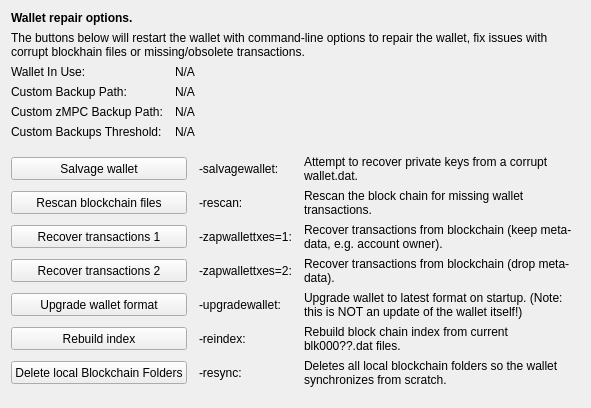
     <widget class="QWidget" name="tab_repair">
      <attribute name="title">
       <string>&amp;Wallet Repair</string>
      </attribute>
      <layout class="QGridLayout" name="gridLayout_4" columnstretch="0,0,0,0">
       <property name="horizontalSpacing">
        <number>12</number>
       </property>
       <item row="0" column="0" colspan="4">
        <widget class="QLabel" name="label_repair_header">
         <property name="font">
          <font>
           <weight>75</weight>
           <bold>true</bold>
          </font>
         </property>
         <property name="text">
          <string>Wallet repair options.</string>
         </property>
        </widget>
       </item>
       <item row="1" column="0" colspan="4">
        <widget class="QLabel" name="label_repair_helptext">
         <property name="font">
          <font>
           <weight>50</weight>
           <bold>false</bold>
          </font>
         </property>
         <property name="text">
          <string>The buttons below will restart the wallet with command-line options to repair the wallet, fix issues with corrupt blockhain files or missing/obsolete transactions.</string>
         </property>
         <property name="wordWrap">
          <bool>true</bool>
         </property>
        </widget>
       </item>
       <item row="2" column="0">
        <widget class="QLabel" name="wallet_path_label">
         <property name="text">
          <string>Wallet In Use:</string>
         </property>
        </widget>
       </item>
       <item row="2" column="1" colspan="3">
        <widget class="QLabel" name="wallet_path">
         <property name="cursor">
          <cursorShape>IBeamCursor</cursorShape>
         </property>
         <property name="text">
          <string>N/A</string>
         </property>
         <property name="textFormat">
          <enum>Qt::PlainText</enum>
         </property>
         <property name="textInteractionFlags">
          <set>Qt::LinksAccessibleByMouse|Qt::TextSelectableByKeyboard|Qt::TextSelectableByMouse</set>
         </property>
        </widget>
       </item>
       <item row="3" column="0">
        <widget class="QLabel" name="wallet_custombackuppath_label">
         <property name="text">
          <string>Custom Backup Path:</string>
         </property>
         <property name="visible">
          <bool>false</bool>
         </property>
        </widget>
       </item>
       <item row="3" column="1" colspan="3">
        <widget class="QLabel" name="wallet_custombackuppath">
         <property name="cursor">
          <cursorShape>IBeamCursor</cursorShape>
         </property>
         <property name="text">
          <string>N/A</string>
         </property>
         <property name="textFormat">
          <enum>Qt::PlainText</enum>
         </property>
         <property name="textInteractionFlags">
          <set>Qt::LinksAccessibleByMouse|Qt::TextSelectableByKeyboard|Qt::TextSelectableByMouse</set>
         </property>
         <property name="visible">
          <bool>false</bool>
         </property>
        </widget>
       </item>
       <item row="4" column="0">
        <widget class="QLabel" name="wallet_customzmpcbackuppath_label">
         <property name="text">
          <string>Custom zMPC Backup Path:</string>
         </property>
         <property name="visible">
          <bool>false</bool>
         </property>
        </widget>
       </item>
       <item row="4" column="1" colspan="3">
        <widget class="QLabel" name="wallet_customzmpcbackuppath">
         <property name="cursor">
          <cursorShape>IBeamCursor</cursorShape>
         </property>
         <property name="text">
          <string>N/A</string>
         </property>
         <property name="textFormat">
          <enum>Qt::PlainText</enum>
         </property>
         <property name="textInteractionFlags">
          <set>Qt::LinksAccessibleByMouse|Qt::TextSelectableByKeyboard|Qt::TextSelectableByMouse</set>
         </property>
         <property name="visible">
          <bool>false</bool>
         </property>
        </widget>
       </item>
       <item row="5" column="0">
        <widget class="QLabel" name="wallet_custombackupthreshold_label">
         <property name="text">
          <string>Custom Backups Threshold:</string>
         </property>
         <property name="visible">
          <bool>false</bool>
         </property>
        </widget>
       </item>
       <item row="5" column="1" colspan="3">
        <widget class="QLabel" name="wallet_custombackupthreshold">
         <property name="cursor">
          <cursorShape>IBeamCursor</cursorShape>
         </property>
         <property name="text">
          <string>N/A</string>
         </property>
         <property name="textFormat">
          <enum>Qt::PlainText</enum>
         </property>
         <property name="textInteractionFlags">
          <set>Qt::LinksAccessibleByMouse|Qt::TextSelectableByKeyboard|Qt::TextSelectableByMouse</set>
         </property>
         <property name="visible">
          <bool>false</bool>
         </property>
        </widget>
       </item>
       <item row="6" column="0">
        <spacer name="verticalSpacer_repair1">
         <property name="orientation">
          <enum>Qt::Vertical</enum>
         </property>
         <property name="sizeHint" stdset="0">
          <size>
           <width>10</width>
           <height>10</height>
          </size>
         </property>
        </spacer>
       </item>
       <item row="7" column="0" colspan="2">
        <widget class="QPushButton" name="btn_salvagewallet">
         <property name="minimumSize">
          <size>
           <width>100</width>
           <height>23</height>
          </size>
         </property>
         <property name="text">
          <string>Salvage wallet</string>
         </property>
        </widget>
       </item>
       <item row="7" column="2">
        <widget class="QLabel" name="label_repair_salvage_command">
         <property name="text">
          <string notr="true">-salvagewallet:</string>
         </property>
        </widget>
       </item>
       <item row="7" column="3">
        <widget class="QLabel" name="label_repair_salvage">
         <property name="text">
          <string>Attempt to recover private keys from a corrupt wallet.dat.</string>
         </property>
         <property name="wordWrap">
          <bool>true</bool>
         </property>
        </widget>
       </item>
       <item row="8" column="0" colspan="2">
        <widget class="QPushButton" name="btn_rescan">
         <property name="minimumSize">
          <size>
           <width>100</width>
           <height>23</height>
          </size>
         </property>
         <property name="text">
          <string>Rescan blockchain files</string>
         </property>
        </widget>
       </item>
       <item row="8" column="2">
        <widget class="QLabel" name="label_repair_rescan_command">
         <property name="text">
          <string notr="true">-rescan:</string>
         </property>
        </widget>
       </item>
       <item row="8" column="3">
        <widget class="QLabel" name="label_repair_rescan">
         <property name="text">
          <string>Rescan the block chain for missing wallet transactions.</string>
         </property>
         <property name="wordWrap">
          <bool>true</bool>
         </property>
        </widget>
       </item>
       <item row="9" column="0" colspan="2">
        <widget class="QPushButton" name="btn_zapwallettxes1">
         <property name="minimumSize">
          <size>
           <width>100</width>
           <height>23</height>
          </size>
         </property>
         <property name="text">
          <string>Recover transactions 1</string>
         </property>
        </widget>
       </item>
       <item row="9" column="2">
        <widget class="QLabel" name="label_repair_zap1_command">
         <property name="text">
          <string notr="true">-zapwallettxes=1:</string>
         </property>
        </widget>
       </item>
       <item row="9" column="3">
        <widget class="QLabel" name="label_repair_zap1">
         <property name="text">
          <string>Recover transactions from blockchain (keep meta-data, e.g. account owner).</string>
         </property>
         <property name="wordWrap">
          <bool>true</bool>
         </property>
        </widget>
       </item>
       <item row="10" column="0" colspan="2">
        <widget class="QPushButton" name="btn_zapwallettxes2">
         <property name="minimumSize">
          <size>
           <width>100</width>
           <height>23</height>
          </size>
         </property>
         <property name="text">
          <string>Recover transactions 2</string>
         </property>
        </widget>
       </item>
       <item row="10" column="2">
        <widget class="QLabel" name="label_repair_zap2_command">
         <property name="text">
          <string notr="true">-zapwallettxes=2:</string>
         </property>
        </widget>
       </item>
       <item row="10" column="3">
        <widget class="QLabel" name="label_repair_zap2">
         <property name="text">
          <string>Recover transactions from blockchain (drop meta-data).</string>
         </property>
         <property name="wordWrap">
          <bool>true</bool>
         </property>
        </widget>
       </item>
       <item row="11" column="0" colspan="2">
        <widget class="QPushButton" name="btn_upgradewallet">
         <property name="minimumSize">
          <size>
           <width>100</width>
           <height>23</height>
          </size>
         </property>
         <property name="text">
          <string>Upgrade wallet format</string>
         </property>
        </widget>
       </item>
       <item row="11" column="2">
        <widget class="QLabel" name="label_repair_upgrade_command">
         <property name="text">
          <string notr="true">-upgradewallet:</string>
         </property>
        </widget>
       </item>
       <item row="11" column="3">
        <widget class="QLabel" name="label_repair_upgrade">
         <property name="text">
          <string>Upgrade wallet to latest format on startup. (Note: this is NOT an update of the wallet itself!)</string>
         </property>
         <property name="wordWrap">
          <bool>true</bool>
         </property>
        </widget>
       </item>
       <item row="12" column="0" colspan="2">
        <widget class="QPushButton" name="btn_reindex">
         <property name="minimumSize">
          <size>
           <width>100</width>
           <height>23</height>
          </size>
         </property>
         <property name="text">
          <string>Rebuild index</string>
         </property>
        </widget>
       </item>
       <item row="12" column="2">
        <widget class="QLabel" name="label_repair_reindex_command">
         <property name="text">
          <string notr="true">-reindex:</string>
         </property>
        </widget>
       </item>
       <item row="12" column="3">
        <widget class="QLabel" name="label_repair_reindex">
         <property name="text">
          <string>Rebuild block chain index from current blk000??.dat files.</string>
         </property>
         <property name="wordWrap">
          <bool>true</bool>
         </property>
        </widget>
       </item>
       <item row="13" column="0" colspan="2">
        <widget class="QPushButton" name="btn_resync">
         <property name="minimumSize">
          <size>
           <width>100</width>
           <height>23</height>
          </size>
         </property>
         <property name="text">
          <string>Delete local Blockchain Folders</string>
         </property>
        </widget>
       </item>
       <item row="13" column="2">
        <widget class="QLabel" name="label_repair_resync_command">
         <property name="text">
          <string>-resync:</string>
         </property>
        </widget>
       </item>
       <item row="13" column="3">
        <widget class="QLabel" name="label_repair_resync">
         <property name="text">
          <string>Deletes all local blockchain folders so the wallet synchronizes from scratch.</string>
         </property>
         <property name="wordWrap">
          <bool>true</bool>
         </property>
        </widget>
       </item>
       <item row="14" column="0">
        <spacer name="verticalSpacer_repair2">
         <property name="orientation">
          <enum>Qt::Vertical</enum>
         </property>
         <property name="sizeHint" stdset="0">
          <size>
           <width>20</width>
           <height>10</height>
          </size>
         </property>
        </spacer>
       </item>
      </layout>
     </widget>
